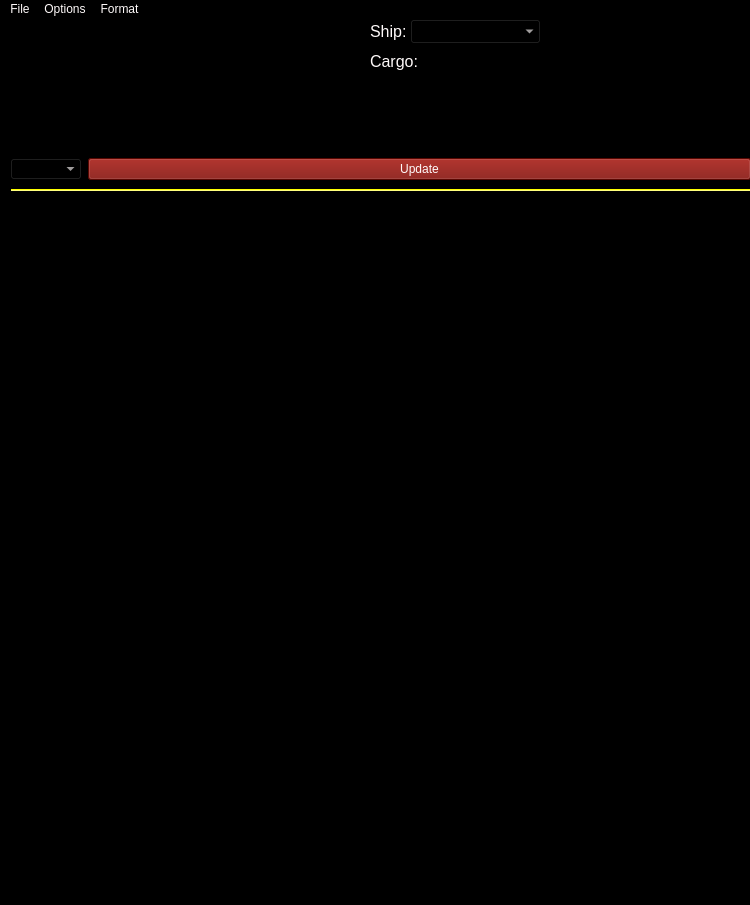
<?xml version="1.0" encoding="UTF-8"?>
<ui version="4.0">
 <class>MainWindow</class>
 <widget class="QMainWindow" name="MainWindow">
  <property name="geometry">
   <rect>
    <x>0</x>
    <y>0</y>
    <width>750</width>
    <height>905</height>
   </rect>
  </property>
  <property name="windowTitle">
   <string>CMDR Roescoe's Colonisation App V2</string>
  </property>
  <property name="styleSheet">
   <string notr="true">background-color: rgb(0, 0, 0); color: snow;</string>
  </property>
  <widget class="QWidget" name="centralwidget">
   <property name="sizePolicy">
    <sizepolicy hsizetype="Fixed" vsizetype="Fixed">
     <horstretch>0</horstretch>
     <verstretch>0</verstretch>
    </sizepolicy>
   </property>
   <property name="layoutDirection">
    <enum>Qt::LeftToRight</enum>
   </property>
   <widget class="QWidget" name="layoutWidget">
    <property name="geometry">
     <rect>
      <x>10</x>
      <y>130</y>
      <width>741</width>
      <height>41</height>
     </rect>
    </property>
    <layout class="QGridLayout" name="selectAndUpdate">
     <property name="sizeConstraint">
      <enum>QLayout::SetNoConstraint</enum>
     </property>
     <item row="0" column="2">
      <widget class="QPushButton" name="update">
       <property name="sizePolicy">
        <sizepolicy hsizetype="MinimumExpanding" vsizetype="Fixed">
         <horstretch>0</horstretch>
         <verstretch>0</verstretch>
        </sizepolicy>
       </property>
       <property name="styleSheet">
        <string notr="true">QPushButton {background-color: #7c0a02;}
QPushButton:hover {background-color: rgb(24, 90, 0);}</string>
       </property>
       <property name="text">
        <string>Update</string>
       </property>
      </widget>
     </item>
     <item row="0" column="0" colspan="2">
      <widget class="QComboBox" name="stationList">
       <property name="sizePolicy">
        <sizepolicy hsizetype="Expanding" vsizetype="Maximum">
         <horstretch>0</horstretch>
         <verstretch>0</verstretch>
        </sizepolicy>
       </property>
      </widget>
     </item>
    </layout>
   </widget>
   <widget class="QWidget" name="verticalWidget" native="true">
    <property name="geometry">
     <rect>
      <x>10</x>
      <y>169</y>
      <width>2000</width>
      <height>661</height>
     </rect>
    </property>
    <property name="sizePolicy">
     <sizepolicy hsizetype="Expanding" vsizetype="Expanding">
      <horstretch>0</horstretch>
      <verstretch>0</verstretch>
     </sizepolicy>
    </property>
    <property name="sizeIncrement">
     <size>
      <width>0</width>
      <height>20</height>
     </size>
    </property>
    <layout class="QGridLayout" name="resourcesLayout">
     <item row="0" column="0">
      <widget class="QScrollArea" name="scrollArea">
       <property name="enabled">
        <bool>true</bool>
       </property>
       <property name="sizePolicy">
        <sizepolicy hsizetype="MinimumExpanding" vsizetype="Minimum">
         <horstretch>0</horstretch>
         <verstretch>0</verstretch>
        </sizepolicy>
       </property>
       <property name="minimumSize">
        <size>
         <width>600</width>
         <height>0</height>
        </size>
       </property>
       <property name="baseSize">
        <size>
         <width>600</width>
         <height>0</height>
        </size>
       </property>
       <property name="sizeAdjustPolicy">
        <enum>QAbstractScrollArea::AdjustToContents</enum>
       </property>
       <property name="widgetResizable">
        <bool>true</bool>
       </property>
       <widget class="QWidget" name="scrollAreaWidgetContents">
        <property name="geometry">
         <rect>
          <x>0</x>
          <y>0</y>
          <width>1980</width>
          <height>641</height>
         </rect>
        </property>
        <widget class="Line" name="line">
         <property name="geometry">
          <rect>
           <x>-30</x>
           <y>0</y>
           <width>1982</width>
           <height>2</height>
          </rect>
         </property>
         <property name="minimumSize">
          <size>
           <width>0</width>
           <height>0</height>
          </size>
         </property>
         <property name="autoFillBackground">
          <bool>false</bool>
         </property>
         <property name="styleSheet">
          <string notr="true">border: 0.5px solid yellow; border-style: inset;</string>
         </property>
         <property name="orientation">
          <enum>Qt::Horizontal</enum>
         </property>
        </widget>
       </widget>
      </widget>
     </item>
    </layout>
   </widget>
   <widget class="QLabel" name="cargoSpace">
    <property name="geometry">
     <rect>
      <x>420</x>
      <y>30</y>
      <width>131</width>
      <height>25</height>
     </rect>
    </property>
    <property name="font">
     <font>
      <pointsize>12</pointsize>
     </font>
    </property>
   </widget>
   <widget class="QComboBox" name="shipList">
    <property name="geometry">
     <rect>
      <x>410</x>
      <y>0</y>
      <width>131</width>
      <height>25</height>
     </rect>
    </property>
   </widget>
   <widget class="QLabel" name="ship_label">
    <property name="geometry">
     <rect>
      <x>370</x>
      <y>0</y>
      <width>41</width>
      <height>25</height>
     </rect>
    </property>
    <property name="font">
     <font>
      <pointsize>12</pointsize>
     </font>
    </property>
    <property name="text">
     <string>Ship:</string>
    </property>
    <property name="alignment">
     <set>Qt::AlignLeading|Qt::AlignLeft|Qt::AlignVCenter</set>
    </property>
   </widget>
   <widget class="QLabel" name="cargo_label">
    <property name="geometry">
     <rect>
      <x>370</x>
      <y>30</y>
      <width>51</width>
      <height>25</height>
     </rect>
    </property>
    <property name="font">
     <font>
      <pointsize>12</pointsize>
     </font>
    </property>
    <property name="text">
     <string>Cargo:</string>
    </property>
    <property name="alignment">
     <set>Qt::AlignLeading|Qt::AlignLeft|Qt::AlignVCenter</set>
    </property>
   </widget>
   <widget class="QLabel" name="trips_left">
    <property name="geometry">
     <rect>
      <x>20</x>
      <y>0</y>
      <width>231</width>
      <height>21</height>
     </rect>
    </property>
    <property name="text">
     <string/>
    </property>
   </widget>
   <widget class="QLabel" name="percent_per_trip">
    <property name="geometry">
     <rect>
      <x>20</x>
      <y>30</y>
      <width>231</width>
      <height>21</height>
     </rect>
    </property>
    <property name="text">
     <string/>
    </property>
   </widget>
   <widget class="QLabel" name="percent_complete">
    <property name="geometry">
     <rect>
      <x>20</x>
      <y>60</y>
      <width>231</width>
      <height>21</height>
     </rect>
    </property>
    <property name="font">
     <font>
      <pointsize>11</pointsize>
     </font>
    </property>
    <property name="layoutDirection">
     <enum>Qt::LeftToRight</enum>
    </property>
    <property name="text">
     <string/>
    </property>
    <property name="alignment">
     <set>Qt::AlignLeading|Qt::AlignLeft|Qt::AlignVCenter</set>
    </property>
   </widget>
   <widget class="QLabel" name="total_materials">
    <property name="geometry">
     <rect>
      <x>370</x>
      <y>60</y>
      <width>291</width>
      <height>21</height>
     </rect>
    </property>
    <property name="text">
     <string/>
    </property>
    <property name="alignment">
     <set>Qt::AlignLeading|Qt::AlignLeft|Qt::AlignVCenter</set>
    </property>
   </widget>
   <widget class="QLabel" name="materials_still_needed">
    <property name="geometry">
     <rect>
      <x>370</x>
      <y>90</y>
      <width>291</width>
      <height>21</height>
     </rect>
    </property>
    <property name="text">
     <string/>
    </property>
    <property name="alignment">
     <set>Qt::AlignLeading|Qt::AlignLeft|Qt::AlignVCenter</set>
    </property>
   </widget>
  </widget>
  <widget class="QMenuBar" name="menubar">
   <property name="geometry">
    <rect>
     <x>0</x>
     <y>0</y>
     <width>750</width>
     <height>22</height>
    </rect>
   </property>
   <widget class="QMenu" name="menuFile">
    <property name="title">
     <string>File</string>
    </property>
    <addaction name="actionSet_logfile_location"/>
    <addaction name="actionQuit"/>
   </widget>
   <widget class="QMenu" name="menuOptions">
    <property name="title">
     <string>Options</string>
    </property>
    <widget class="QMenu" name="menuload_no_older_than">
     <property name="title">
      <string>load no older than</string>
     </property>
     <addaction name="actionAll"/>
     <addaction name="action1_Day"/>
     <addaction name="action1_Week"/>
     <addaction name="action1_Month"/>
     <addaction name="action100_Days"/>
    </widget>
    <addaction name="menuload_no_older_than"/>
    <addaction name="actionload_stats"/>
   </widget>
   <widget class="QMenu" name="menuFormat">
    <property name="title">
     <string>Format</string>
    </property>
    <widget class="QMenu" name="menuTable_Font_Size">
     <property name="title">
      <string>Table Font Size</string>
     </property>
     <addaction name="action9pt_2"/>
     <addaction name="action10pt_2"/>
     <addaction name="action12pt_2"/>
     <addaction name="action16pt_2"/>
     <addaction name="action24pt_2"/>
    </widget>
    <addaction name="actionHide_Finished_Resources"/>
    <addaction name="actionHide_total_need"/>
    <addaction name="menuTable_Font_Size"/>
    <addaction name="separator"/>
   </widget>
   <addaction name="menuFile"/>
   <addaction name="menuOptions"/>
   <addaction name="menuFormat"/>
  </widget>
  <widget class="QStatusBar" name="statusbar"/>
  <action name="actionSet_logfile_location">
   <property name="text">
    <string>Set logfile location</string>
   </property>
  </action>
  <action name="actionQuit">
   <property name="text">
    <string>Save and Quit</string>
   </property>
  </action>
  <action name="actionAll">
   <property name="checkable">
    <bool>true</bool>
   </property>
   <property name="text">
    <string>All</string>
   </property>
  </action>
  <action name="action1_Week">
   <property name="checkable">
    <bool>true</bool>
   </property>
   <property name="text">
    <string>1 Week</string>
   </property>
  </action>
  <action name="action1_Month">
   <property name="checkable">
    <bool>true</bool>
   </property>
   <property name="text">
    <string>1 Month</string>
   </property>
  </action>
  <action name="action100_Days">
   <property name="checkable">
    <bool>true</bool>
   </property>
   <property name="text">
    <string>100 Days</string>
   </property>
  </action>
  <action name="actionHide_Finished_Resources">
   <property name="checkable">
    <bool>true</bool>
   </property>
   <property name="text">
    <string>Hide Finished Resources</string>
   </property>
  </action>
  <action name="action12pt">
   <property name="text">
    <string>12pt</string>
   </property>
  </action>
  <action name="action14pt">
   <property name="text">
    <string>14pt</string>
   </property>
  </action>
  <action name="action16pt">
   <property name="text">
    <string>16pt</string>
   </property>
  </action>
  <action name="action20pt">
   <property name="text">
    <string>20pt</string>
   </property>
  </action>
  <action name="action32pt">
   <property name="text">
    <string>32pt</string>
   </property>
  </action>
  <action name="actionHide_carrier_cargo">
   <property name="checkable">
    <bool>true</bool>
   </property>
   <property name="text">
    <string>Hide Carrier Cargo Column</string>
   </property>
  </action>
  <action name="action9pt_2">
   <property name="checkable">
    <bool>true</bool>
   </property>
   <property name="text">
    <string>9pt</string>
   </property>
  </action>
  <action name="action10pt_2">
   <property name="checkable">
    <bool>true</bool>
   </property>
   <property name="text">
    <string>10pt</string>
   </property>
  </action>
  <action name="action12pt_2">
   <property name="checkable">
    <bool>true</bool>
   </property>
   <property name="text">
    <string>12pt</string>
   </property>
  </action>
  <action name="action16pt_2">
   <property name="checkable">
    <bool>true</bool>
   </property>
   <property name="text">
    <string>16pt</string>
   </property>
  </action>
  <action name="action24pt_2">
   <property name="checkable">
    <bool>true</bool>
   </property>
   <property name="text">
    <string>24pt</string>
   </property>
  </action>
  <action name="action1_Day">
   <property name="checkable">
    <bool>true</bool>
   </property>
   <property name="text">
    <string>1 Day</string>
   </property>
  </action>
  <action name="actionload_stats">
   <property name="checkable">
    <bool>true</bool>
   </property>
   <property name="text">
    <string>load outpost SCS stats</string>
   </property>
  </action>
  <action name="actionHide_total_need">
   <property name="checkable">
    <bool>true</bool>
   </property>
   <property name="text">
    <string>Hide Total Need</string>
   </property>
  </action>
 </widget>
 <resources/>
 <connections/>
</ui>
